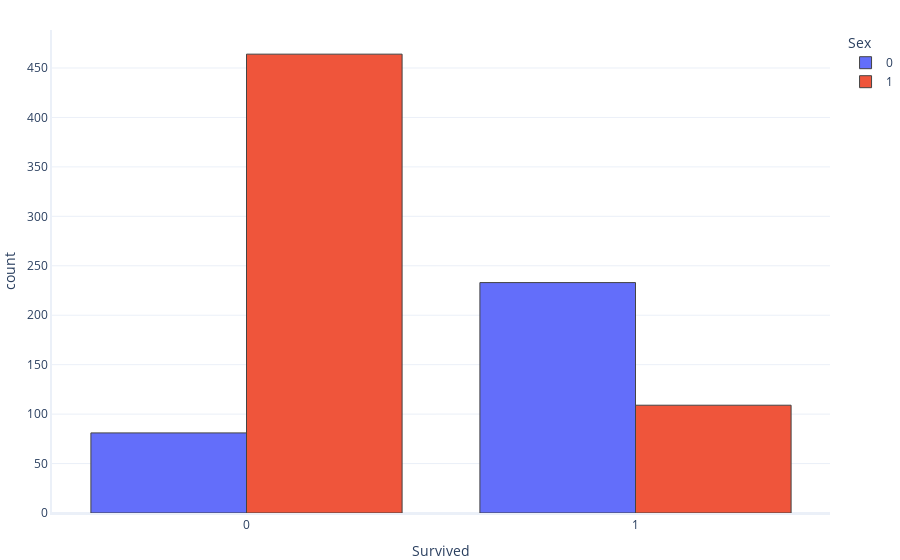

The cell this chart's notebook holds for it:
### Code cell
import recursos_graficos as rg
rg.multiple_histogram(titanic, 'Survived','Sex')

### Figure 1 — Plotly figure (JSON) as saved in the notebook; plotly's stock layout.template omitted (floating-point values rounded to 4 significant figures; data arrays with more than 128 entries replaced by an {"elided": "..."} marker saying what was removed)
{"data": [{"histfunc": "count", "name": "0", "type": "histogram", "x": {"elided": "314 int values"}}, {"histfunc": "count", "name": "1", "type": "histogram", "x": {"elided": "573 int values"}}], "layout": {"legend": {"title": {"text": "Sex"}}, "xaxis": {"title": {"text": "Survived"}}, "yaxis": {"title": {"text": "count"}}}}
